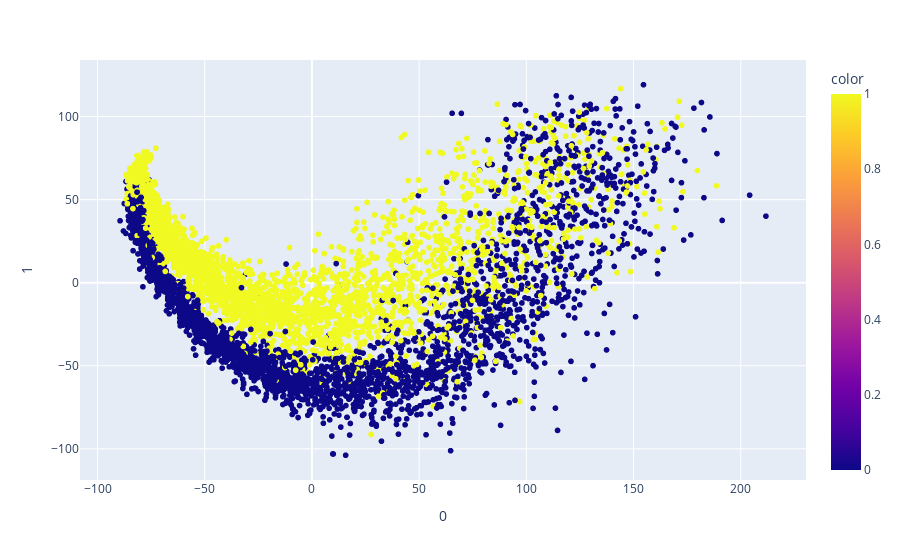

The code cell stored with this chart in its notebook:
### Code cell
pca = PCA(n_components=2)
components = pca.fit_transform(X)

fig = px.scatter(components, x=0, y=1, color=df_final['result'])
fig.show()

### Figure 1 — Plotly figure (JSON) as saved in the notebook; plotly's stock layout.template omitted (floating-point values rounded to 4 significant figures; data arrays with more than 128 entries replaced by an {"elided": "..."} marker saying what was removed)
{"data": [{"hovertemplate": "0=%{x}<br>1=%{y}<br>color=%{marker.color}<extra></extra>", "legendgroup": "", "marker": {"color": {"elided": "6118 int values"}, "coloraxis": "coloraxis", "symbol": "circle"}, "mode": "markers", "name": "", "showlegend": false, "type": "scattergl", "x": {"elided": "6118 float values"}, "xaxis": "x", "y": {"elided": "6118 float values"}, "yaxis": "y"}], "layout": {"coloraxis": {"colorbar": {"title": {"text": "color"}}, "colorscale": [[0, "#0d0887"], [0.1111, "#46039f"], [0.2222, "#7201a8"], [0.3333, "#9c179e"], [0.4444, "#bd3786"], [0.5556, "#d8576b"], [0.6667, "#ed7953"], [0.7778, "#fb9f3a"], [0.8889, "#fdca26"], [1, "#f0f921"]]}, "legend": {"tracegroupgap": 0}, "margin": {"t": 60}, "xaxis": {"anchor": "y", "domain": [0, 1], "title": {"text": "0"}}, "yaxis": {"anchor": "x", "domain": [0, 1], "title": {"text": "1"}}}}
